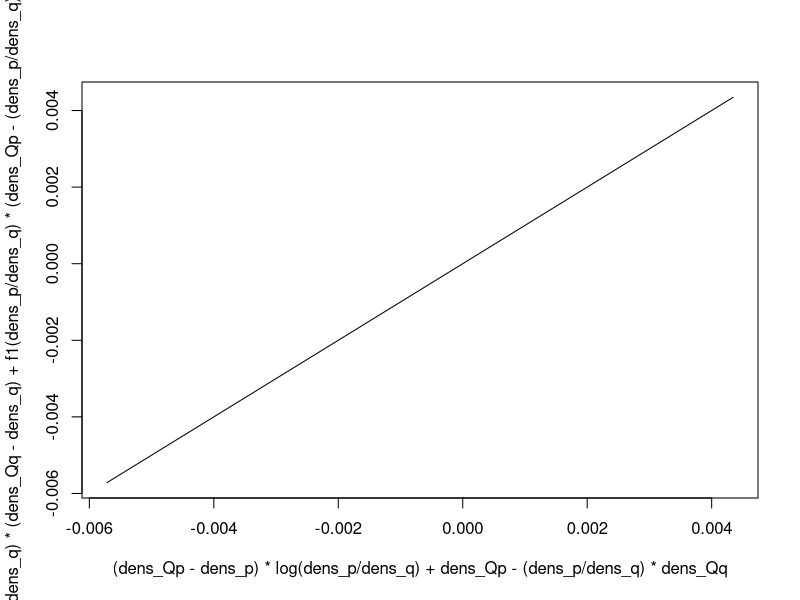
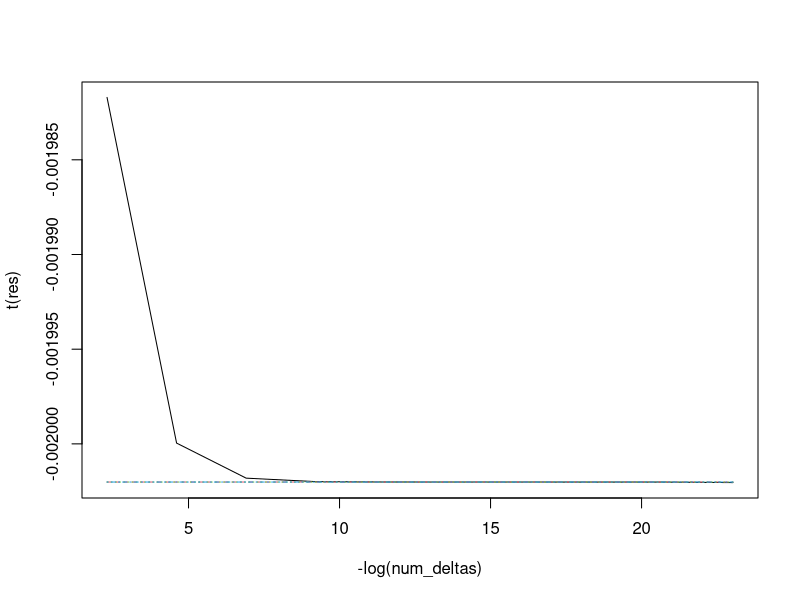

Recreate these plots in R, in order.
## check that 
## d/de D_f(Q^e p||Q^e q) = \int [f(p/q) - (p/q)f'(p/q)] (Qq-q) + f'(p/q) (Qp - p)  dx

f <- function(x) {
  ans <- x * log(x)
  ans[x==0] <- 0
  ans
}
f1 <- function(x) 1 + log(x)

sim_delt <- 1e-3
xs <- seq(-5, 5, sim_delt)

f_div <- function(dens_p, dens_q) {
  sim_delt * sum(f(dens_p/dens_q) * dens_q)  
}

formula_rhs <- function(dens_p, dens_q, dens_Qp, dens_Qq) {
  sim_delt * sum(
    (f(dens_p/dens_q) - dens_p/dens_q * f1(dens_p/dens_q)) * (dens_Qq - dens_q) + 
      f1(dens_p/dens_q) * (dens_Qp - dens_p)
  )
}

formula_rhs2 <- function(dens_p, dens_q, dens_Qp, dens_Qq) {
  sim_delt * sum(
    f(dens_p/dens_q) * (dens_Qq - dens_q) + 
      f1(dens_p/dens_q) * (dens_Qp - (dens_p/dens_q)*dens_Qq)
  )
}

formula_rhs_sp <- function(dens_p, dens_q, dens_Qp, dens_Qq) {
  sim_delt * sum(
    (dens_Qp - dens_p) * log(dens_p/dens_q) + dens_Qp - (dens_p/dens_q)*dens_Qq
  )
}


mu1 <- 0; sigma2_1 <- 1
mu2 <- 0.2; sigma2_2 <- 1

sigma2_Q <- 0.1

dens_p <- dnorm(xs, mean = mu1, sd = sqrt(sigma2_1))
dens_q <- dnorm(xs, mean = mu2, sd = sqrt(sigma2_2))
dens_Qp <- dnorm(xs, mean = mu1, sd = sqrt(sigma2_1 + sigma2_Q))
dens_Qq <- dnorm(xs, mean = mu2, sd = sqrt(sigma2_1 + sigma2_Q))

num_deltas <- 10^(-(1:10))

res <- sapply(num_deltas, function(num_delta) {
  dens_Qdp <- (1-num_delta) * dens_p + num_delta * dens_Qp
  dens_Qdq <- (1-num_delta) * dens_q + num_delta * dens_Qq
  
  f_div(dens_p, dens_q)
  f_div(dens_Qdp, dens_Qdq)
  c((f_div(dens_Qdp, dens_Qdq) - f_div(dens_p, dens_q))/num_delta,
    formula_rhs(dens_p, dens_q, dens_Qp, dens_Qq),
    formula_rhs2(dens_p, dens_q, dens_Qp, dens_Qq),
    formula_rhs_sp(dens_p, dens_q, dens_Qp, dens_Qq))
})

plot((dens_Qp - dens_p) * log(dens_p/dens_q) + dens_Qp - (dens_p/dens_q)*dens_Qq,
     f(dens_p/dens_q) * (dens_Qq - dens_q) + 
       f1(dens_p/dens_q) * (dens_Qp - (dens_p/dens_q)*dens_Qq), type = "l")

matplot(-log(num_deltas), t(res), type = "l")
